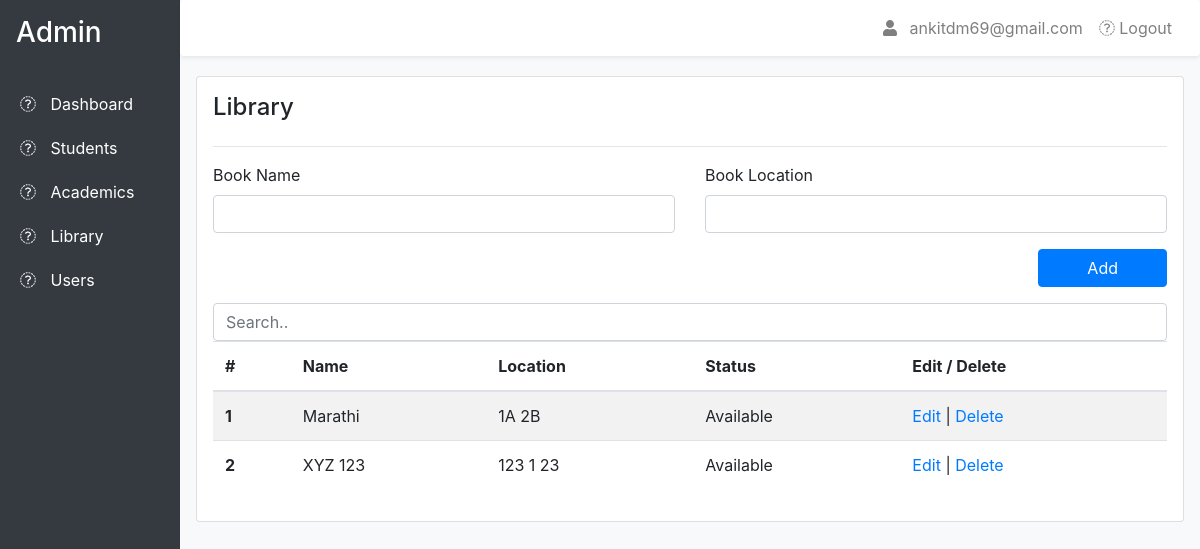
/admin/library.php (signed in), run on the app's committed database.
### tables this page shows
CREATE TABLE IF NOT EXISTS `library` (
  `id` int NOT NULL AUTO_INCREMENT,
  `name` varchar(555) NOT NULL,
  `location` varchar(555) NOT NULL,
  `status` varchar(255) NOT NULL DEFAULT 'Available',
  `created_at` timestamp NOT NULL,
  PRIMARY KEY (`id`)
);

### resources/functions.php (the view, shortened to what this page needs)
<?php
function query($sql)
{
    global $connection;
    return mysqli_query($connection, $sql);
}
function fetch_array($result)
{
    return mysqli_fetch_array($result);
}
function library()
{
    $select_query = query("SELECT * FROM library");
    if (mysqli_num_rows($select_query) > 0) {
        $idd = 1;
        while ($row = fetch_array($select_query)) {
            $id = $row['id'];
            $name = $row['name'];
            $location = $row['location'];
            $status = $row['status'];
            $user = <<<DELIMETER
        <tr>
        <th scope="row">$idd</th>
        <td>$name</td>
        <td>$location </td>
        <td>$status </td>
        <td><a href="?edit_library=$id">Edit </a> | <a href="?delete_library=$id"> Delete </a></td>
    </tr>
DELIMETER;
            echo $user;
            $idd++;
        }
    } else {
        echo "No Books  ";
    }
}

### public/css/style.css (style rules this page uses)
* { scroll-behavior: smooth; }
body { padding: 0; margin: 0; scroll-behavior: smooth; }

### public/admin/library.php (style rules this page uses)
th, td { max-width: 300px !important; }

### data on the page
library: name "Marathi", location "1A 2B", status "Available"
library: name "XYZ 123", location "123 1 23", status "Available"

### other printed values
$_SESSION['email'] "ankitdm69@gmail.com"
